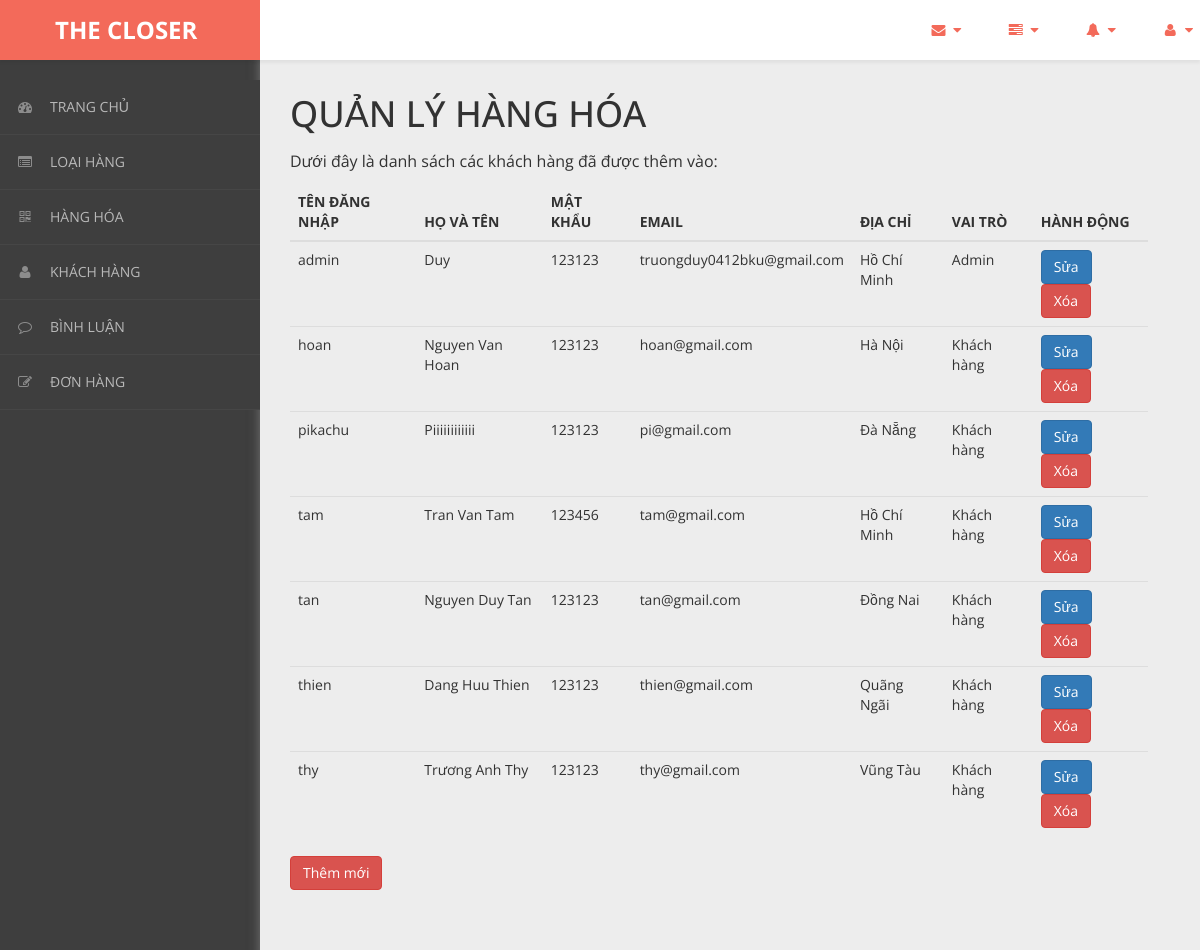
The app's page /admin/content/khach-hang/khach-hang-list.php with its own data.
### tables this page shows
CREATE TABLE `khach_hang` (
  `ma_kh` varchar(50) NOT NULL,
  `ho_ten` varchar(50) NOT NULL,
  `mat_khau` varchar(50) NOT NULL,
  `email` varchar(50) NOT NULL,
  `dia_chi` varchar(50) NOT NULL,
  `vai_tro` int(11) NOT NULL DEFAULT 0
);

### admin/dao/pdo.php (called while the page is built, shortened)
<?php
    function pdo_get_connection(){
        $pdo = new PDO("mysql:host=localhost;dbname=bigshoes",'root','');
        $pdo->setAttribute(PDO::ATTR_ERRMODE, PDO::ERRMODE_EXCEPTION);
        return $pdo;
    }
    function pdo_query($sql){
        $sql_args = array_slice(func_get_args(),1);
        try{
            $conn = pdo_get_connection();
            $stmt = $conn ->prepare($sql);
            $stmt -> execute($sql_args);
            $rows = $stmt -> fetchAll();
            return $rows;
        }catch(PDOException $e){
            throw $e;
        }finally{
            unset($conn);
        }
    }
    ?>

### admin/dao/khach-hang.php (called while the page is built, shortened)
<?php
    require_once ('pdo.php');
    function khach_hang_select_all(){
        $sql = "SELECT * FROM khach_hang";
        return pdo_query($sql);
    }
?>

### admin/content/khach-hang/khach-hang-list.php (the view, shortened to what this page needs)
<!DOCTYPE html>
<html xmlns="http://www.w3.org/1999/xhtml">
<head>
    <link href="../../../css/admin/css/bootstrap.css" rel="stylesheet" />
    <link href="../../../css/admin/css/font-awesome.css" rel="stylesheet" />
    <link href="../../../css/admin/css/custom-styles.css" rel="stylesheet" />
</head>
<body>
    <div id="wrapper">
        <nav class="navbar navbar-default top-navbar" role="navigation">
            <div class="navbar-header">
                <a class="navbar-brand" href="../../../../bigshoes/trang-chinh/"><strong style = "margin-left: 40px;">THE CLOSER</strong></a>
            </div>
            <ul class="nav navbar-top-links navbar-right">
                <li class="dropdown">
                    <a class="dropdown-toggle" data-toggle="dropdown" href="#" aria-expanded="false">
                        <i class="fa fa-envelope fa-fw"></i> <i class="fa fa-caret-down"></i>
                    </a>
                </li>
                <li class="dropdown">
                    <a class="dropdown-toggle" data-toggle="dropdown" href="#" aria-expanded="false">
                        <i class="fa fa-tasks fa-fw"></i> <i class="fa fa-caret-down"></i>
                    </a>
                </li>
                <li class="dropdown">
                    <a class="dropdown-toggle" data-toggle="dropdown" href="#" aria-expanded="false">
                        <i class="fa fa-bell fa-fw"></i> <i class="fa fa-caret-down"></i>
                    </a>
                </li>
                <li class="dropdown">
                    <a class="dropdown-toggle" data-toggle="dropdown" href="#" aria-expanded="false">
                        <i class="fa fa-user fa-fw"></i> <i class="fa fa-caret-down"></i>
                    </a>
                </li>
            </ul>
        </nav>
        <nav class="navbar-default navbar-side" role="navigation">
            <div class="sidebar-collapse">
                <ul class="nav" id="main-menu">
                <li>
                        <a href="../thong-ke/thong-ke-list.php"><i class="fa fa-dashboard"></i>TRANG CHỦ</a>
                    </li>
                    <li>
                        <a href="../loai-hang/loai-hang-list.php"><i class="fa fa-list-alt" aria-hidden="true"></i>LOẠI HÀNG</a>
                    </li>
                    <li>
                        <a href="../hang-hoa/hang-hoa-list.php"><i class="fa fa-qrcode"></i>HÀNG HÓA</a>
                    </li>
                    <li>
                        <a href="../khach-hang/khach-hang-list.php"><i class="fa fa-user"></i>KHÁCH HÀNG</a>
                    </li>
                    <li>
                        <a href="../binh-luan/binh-luan-list.php"><i class="fa fa-comment-o" aria-hidden="true"></i>BÌNH LUẬN</a>
                    </li>
                    <li>
                        <a href="../hoa-don/hoa-don-list.php"><i class="fa fa-edit"></i>ĐƠN HÀNG</a>
                    </li>
                </ul>
            </div>
        </nav>
        <div id="page-wrapper">
		  <div class="header">
                        <div class="page-header">
                            <h1>QUẢN LÝ HÀNG HÓA</h1>
                            <p>Dưới đây là danh sách các khách hàng đã được thêm vào: </p>
                            <?php
                                require_once ('../../dao/khach-hang.php');
                                $items = khach_hang_select_all();
                            ?>
                            <table class="table table-hover">
                                <thead>
                                  <tr>
                                    <th>TÊN ĐĂNG NHẬP</th>
                                    <th>HỌ VÀ TÊN</th>
                                    <th>MẬT KHẨU</th>
                                    <th>EMAIL</th>
                                    <th>ĐỊA CHỈ</th>
                                    <th>VAI TRÒ</th>
                                    <th>HÀNH ĐỘNG</th>
                                  </tr>
                                </thead>
                                <tbody>
                                <?php foreach($items as $item){
                                     extract($item);
                                    ?>
                                  <tr>
                                    <td><?=$ma_kh?></td>
                                    <td><?=$ho_ten?></td>
                                    <td><?=$mat_khau?></td>
                                    <td><?=$email?></td>
                                    <td><?=$dia_chi?></td>
                                    <td><?php if($vai_tro == 0){
                                        echo "Khách hàng";
                                    }else{
                                        echo "Admin";
                                    } ?></td>
                                    <td>
                                        <a href="khach-hang-update.php?ma_kh=<?=$ma_kh?>"><button class="btn btn-primary">Sửa</button></a>
                                        <a onclick = "return confirm('Bạn có chắc chắn muốn xóa ?')" href="khach-hang-delete.php?ma_kh=<?=$ma_kh?>"><button class="btn btn-danger">Xóa</button></a>
                                    </td>
                                  </tr>
                                <?php } ?>
                                </tbody>
                              </table>
                            <a href="../khach-hang/khach-hang-new.php"><button class="btn btn-danger">Thêm mới</button></a>
                        </div>
		</div>
            </div>
        </div>
</body>
</html>

### css/admin/css/custom-styles.css (style rules this page uses)
body { font-family: 'Open Sans', sans-serif; background: #3E3E3E; }
#wrapper { width: 100%; }
#page-wrapper { padding: 15px 15px; min-height: 600px; background: #EDEDED; }
h1, .h1, h2, .h2, h3, .h3 { margin-top: 7px; margin-bottom: -5px; }
p { font-size:16px; line-height:25px; padding-top:20px; }
.navbar-side { z-index: 0; }
.navbar-side .nav > li > a > i { color: #8C8C8C;padding: 8px;width: 30px;text-align: center; }
.top-navbar { position: fixed; width: 100%; z-index: 300; -webkit-box-shadow: 0 3px 3px rgba(0, 0, 0, 0.05); -moz-box-shadow: 0 3px 3px rgba(0, 0, 0, 0.05); box-shadow: 0 3px 3px rgba(0, 0, 0, 0.05); }
.navbar-side { z-index: 1; position: fixed; width: 260px; top: 80px; }
#page-wrapper { position: relative; top: 55px; box-shadow: 0 0 10px #757575; -moz-box-shadow: 0 0 10px #757575; -webkit-box-shadow: 0 0 10px #757575; }
.page-header { margin: 0;border-bottom: 1px solid transparent;text-align: left;background-color: rgb(237, 237, 237);padding: 32px 22px 32px 0;color: #323232; }
.header { margin: 0 30px; }
.top-navbar { margin:0px; }
.top-navbar .navbar-brand { color: #fff;width: 260px;text-align: left;height: 60px;font-size: 24px;font-weight: 700;line-height: 30px;background: #F36A5A; }
.top-navbar .nav > li { position: relative; display: inline-block; margin: 0px; padding: 0px; }
.top-navbar .nav > li > a { position: relative; display: block; padding: 20px;color: #FFFFFF; margin: 0px; }
.sidebar-collapse , .sidebar-collapse .nav { background:none; }
.sidebar-collapse .nav { padding:0; }
.sidebar-collapse .nav > li > a { color: #B8B8B8; background:transparent; text-shadow:none; font-size: 14px; }
.sidebar-collapse > .nav > li > a { padding: 12px 10px; }
.sidebar-collapse > .nav > li { border-bottom: 1px solid rgba(107, 108, 109, 0.19); }
.navbar-side { border:none; background: #3E3E3E; }
.top-navbar { background: #FFFFFF; border-bottom:none; }
.top-navbar .nav > li > a > i { margin-right: 2px; }
.navbar-default { border:0px solid black; }
.navbar-header { background: transparent; }
.nav > li > a > i { margin-right:10px; color: rgb(243, 106, 90); }
@media (min-width:768px) { #page-wrapper { margin: 0 0 0 260px; padding: 0; min-height: 1200px; } }
@media (min-width:768px) { .navbar-side { width: 260px; z-index: 1; } }
@media (min-width:768px) { .navbar { border-radius: 0px; } }

### records on screen
khach_hang: ma_kh "admin", ho_ten "Duy", mat_khau "123123", email "truongduy0412bku@gmail.com", dia_chi "Hồ Chí Minh", vai_tro "Admin"
khach_hang: ma_kh "hoan", ho_ten "Nguyen Van Hoan", mat_khau "123123", email "hoan@gmail.com", dia_chi "Hà Nội", vai_tro "Khách hàng"
khach_hang: ma_kh "pikachu", ho_ten "Piiiiiiiiiiii", mat_khau "123123", email "pi@gmail.com", dia_chi "Đà Nẵng", vai_tro "Khách hàng"
khach_hang: ma_kh "tam", ho_ten "Tran Van Tam", mat_khau "123456", email "tam@gmail.com", dia_chi "Hồ Chí Minh", vai_tro "Khách hàng"
khach_hang: ma_kh "tan", ho_ten "Nguyen Duy Tan", mat_khau "123123", email "tan@gmail.com", dia_chi "Đồng Nai", vai_tro "Khách hàng"
khach_hang: ma_kh "thien", ho_ten "Dang Huu Thien", mat_khau "123123", email "thien@gmail.com", dia_chi "Quãng Ngãi", vai_tro "Khách hàng"
khach_hang: ma_kh "thy", ho_ten "Trương Anh Thy", mat_khau "123123", email "thy@gmail.com", dia_chi "Vũng Tàu", vai_tro "Khách hàng"
